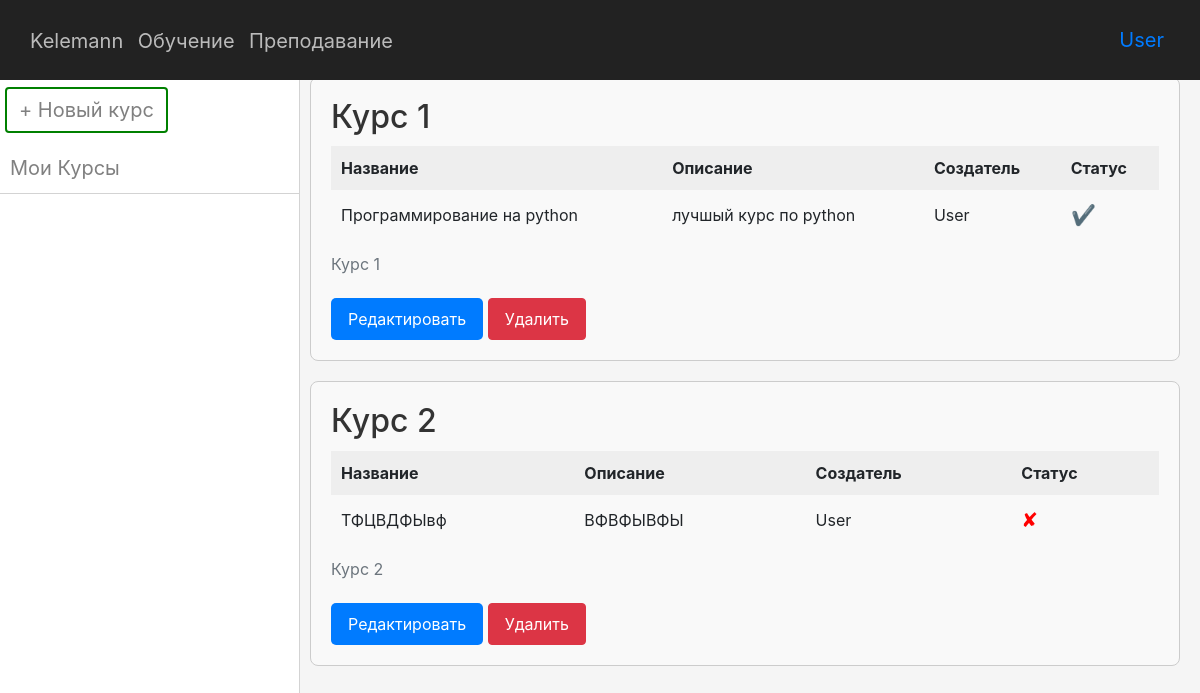
/teach/my-courses (signed in), run on an earlier commit of the app's database.
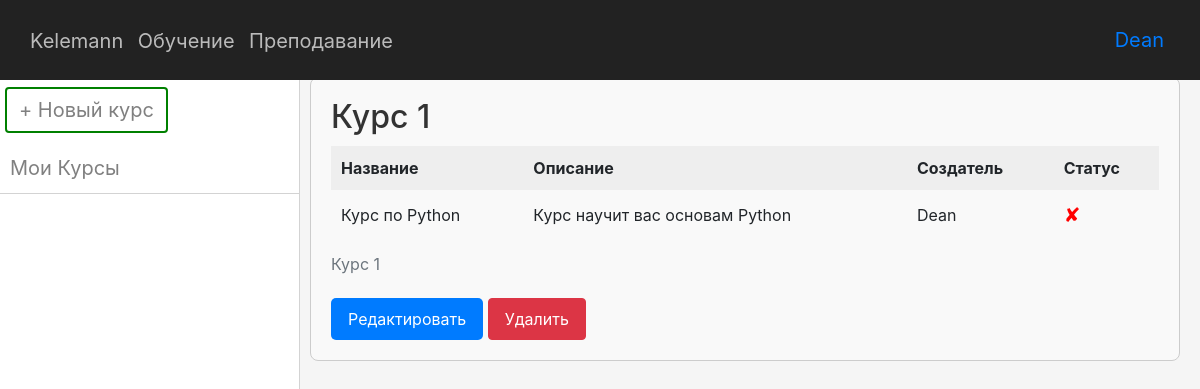
And on a later commit of the database.
### data/users.py (models this page shows, shortened)
class User(SqlAlchemyBase, UserMixin, SerializerMixin):
    __tablename__ = 'users'
    id = sqlalchemy.Column(sqlalchemy.Integer, primary_key=True, autoincrement=True)
    name = sqlalchemy.Column(sqlalchemy.String)
    email = sqlalchemy.Column(sqlalchemy.String, index=True, unique=True)
    hashed_password = sqlalchemy.Column(sqlalchemy.String)
    completed_courses = sqlalchemy.Column(sqlalchemy.String, nullable=True)
    courses = orm.relationship("Course", back_populates='user')

### data/courses.py (models this page shows)
class Course(SqlAlchemyBase, UserMixin, SerializerMixin):
    __tablename__ = 'cources'
    id = sqlalchemy.Column(sqlalchemy.Integer, primary_key=True, autoincrement=True)
    name = sqlalchemy.Column(sqlalchemy.String, unique=True)
    description = sqlalchemy.Column(sqlalchemy.String, nullable=True)
    user_id = sqlalchemy.Column(sqlalchemy.Integer, sqlalchemy.ForeignKey("users.id"))
    user = orm.relationship('User')
    lessons = orm.relationship("Lesson", back_populates='course')

### main.py (the view)
@app.route('/teach/my-courses')
@login_required
def my_courses():
    db_sess = db_session.create_session()
    my_courses = db_sess.query(Course).filter(Course.user_id == flask_login.current_user.id)
    users = db_sess.query(User).all()
    return render_template('my_courses.html', my_courses=my_courses, users=users)

### data/db_session.py (called while the page is built)
def create_session() -> Session:
    global __factory
    return __factory()

### main.py (called while the page is built)
@login_manager.user_loader
def load_user(user_id):
    db_sess = db_session.create_session()
    return db_sess.get(User, user_id)

### templates/my_courses.html
{% extends "base.html" %}
{% block link %}
    <link rel="stylesheet" href="../static/css/header.css">
    <link rel="stylesheet" href="../static/css/sidebar.css">
    <link rel="stylesheet" href="../static/css/my-course.css">
    <link rel="stylesheet" href="../static/css/main.css">
{% endblock %}
{% block sidebar %}
    <nav class="sidebar">
        <div class="content-lesson">
            <a href="/teach/new" class="btn btn-success create_btn">+ Новый курс</a>
            <ul>
                <li><a href="/teach/my-courses">Мои Курсы</a></li>
            </ul>
        </div>
    </nav>
{% endblock %}
{% block content %}
<div class="main-content">
    {% if my_courses %}
        {% for course in my_courses %}
            <div class="course">
                <h2>Курс {{course.id}}</h2>
                <table>
                    <caption>Курс {{course.id}}</caption>
                    <thead>
                        <tr>
                            <th>Название</th>
                            <th>Описание</th>
                            <th>Создатель</th>
                            <th>Статус</th>
                        </tr>
                    </thead>
                    <tbody>
                        <tr>
                            <td>{{course.name}}</td>
                            <td>{{course.description | safe}}</td>
                            <td>{{users[course.user_id - 1].name}}</td>
                            <td>
                                {% if current_user.is_authenticated %}
                                    {% if course.id|string() in current_user.completed_courses %}
                                        <span class="status-icon completed">✔</span>
                                    {% else %}
                                        <span class="status-icon not-completed">✘</span>
                                    {% endif %}
                                {% else %}
                                    <span class="status-icon">🔒</span>
                                    <span>Войдите в аккаунт, чтобы узнать статус</span>
                                {% endif %}
                            </td>
                        </tr>
                    </tbody>
                </table>
                <a href="/teach/{{ course.name }}" class="btn btn-edit">Редактировать</a>
                <a href="/teach/my-courses/delete/{{ course.name }}" class="btn btn-danger">Удалить</a>
            </div>
        {% endfor %}
    {% else %}
        <h1>Курсов ещё нет</h1>
    {% endif %}
</div>
{% endblock %}

### templates/base.html (shortened to what this page needs)
<!doctype html>
<html lang="en">
<head>
    <link rel="stylesheet"
        href="https://stackpath.bootstrapcdn.com/bootstrap/4.4.1/css/bootstrap.min.css"
>
    {% block link %}{% endblock %}
</head>
<body>
    <div class="content-container">
        <header class="header">
            <div class="header-left">
                <span class="logo"><a href="/" class="a-left">Kelemann</a></span>
                <a href="/learn" class="a-left">Обучение</a>
                <a href="/teach" class="a-left">Преподавание</a>
            </div>
            <div class="header-right">
                {% if current_user.is_authenticated %}
                <a class="navbar-brand" href="/logout">{{ current_user.name }}</a>
                {% else %}
                    <a class="btn btn-primary " href="/register">Зарегистрироваться</a>
                    <a class="btn btn-success" href="/login">Войти</a>
                {% endif %}
            </div>
        </header>
        {% block sidebar %}{% endblock %}
        <div class="main-content">
            {% block content %}{% endblock %}
        </div>
    </div>
</body>
</html>

### static/css/header.css (style rules this page uses)
.content-container { display: flex; flex-direction: column; justify-content: space-between; margin-top: 57px; padding: 20px; }
.header { background-color: #222222; color: #fff; display: flex; justify-content: space-between; align-items: center; padding: 20px; position: fixed; top: 0; left: 0; right: 0; z-index: 1000; }
.a-left { color: #bbbbbb; font-size: 20px; padding-left: 10px; transition: color 0.5s ease; }
.logo { font-size: 25px; }

### static/css/sidebar.css (style rules this page uses)
.content-container { margin-left: 290px; padding: 20px; }
.sidebar { width: 300px; border-right: 1px solid lightgray; color: #fff; height: 100vh; position: fixed; top: 1; left: 0; z-index: 999; overflow-y: auto; background-color: #fff; }
.sidebar ul { list-style-type: none; padding: 0; }
.sidebar li { padding: 10px; border-bottom: 1px solid lightgray; }
.content-lesson a { color: gray; text-decoration: none; transition: background-color 0.5s ease; font-size: 20px; }

### static/css/my-course.css (style rules this page uses)
.create_btn { background-color: #fff; color: black; border: 2px solid green; }
.content-lesson { margin-top: 10px; }
.content-lesson .create_btn { margin-left: 5px; }
.content-lesson ul { margin-top: 10px; }
.course { border: 1px solid #ccc; border-radius: 8px; padding: 20px; background-color: #f9f9f9; margin-bottom: 20px; }
.course h2 { margin-bottom: 10px; color: #333; }
table { width: 100%; border-collapse: collapse; margin-bottom: 10px; }
th, td { padding: 10px; text-align: left; }
th { background-color: #eee; }
.status-icon { font-size: 20px; margin-right: 5px; }
.not-completed { color: red; }
.btn-edit { display: inline-block; padding: 8px 16px; background-color: #007bff; color: #fff; text-decoration: none; border-radius: 5px; transition: background-color 0.3s; }
.btn-danger { padding: 8px 16px; }

### static/css/main.css (style rules this page uses)
body { background-color: #f5f5f5; }

What changed in the data, as far as the page shows it:
removed Course: id "2", name "ТФЦВДФЫвф", description "ВФВФЫВФЫ", {{ users[course.user_id - 1].name }} "User"
changed User: name "User" → "Dean"; completed_courses " 1111111111" → " " (drawn)
changed Course id 1: name "Программирование на python" → "Курс по Python"; description "лучшый курс по python" → "Курс научит вас основам Python"; text "✔" → "✘"
